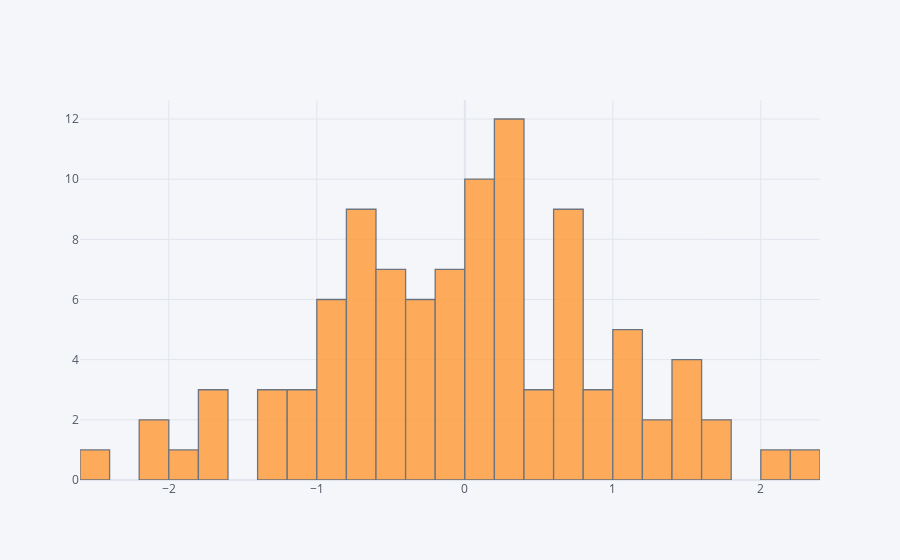

The code cell stored with this chart in its notebook:
### Markdown cell above
## histogram

### Code cell
df['A'].iplot(kind='hist',bins=25)

### Figure 1 — Plotly figure (JSON) as saved in the notebook; plotly's stock layout.template omitted (floating-point values rounded to 4 significant figures)
{"data": [{"histfunc": "count", "histnorm": "", "marker": {"color": "rgba(255, 153, 51, 1.0)", "line": {"color": "#4D5663", "width": 1.3}}, "name": "A", "nbinsx": 25, "opacity": 0.8, "orientation": "v", "type": "histogram", "x": [0.7143, 1.72, -0.6568, -0.3739, -0.3161, 0.3551, 0.3027, -0.2003, -0.7837, -0.8001, 0.514, 0.6479, -0.7212, 0.7194, -0.2163, -0.4805, -0.7148, 1.199, 0.3238, 0.3272, -1.242, -1.096, -2.145, -0.4095, -0.4532, -1.123, 1.535, 0.8082, 0.2029, 0.8792, 1.624, -1.69, 0.7172, 1.48, 0.1085, 0.2651, -0.4484, -0.8718, -1.673, 0.1576, 0.3231, -2.132, -1.921, 0.2923, 1.038, 0.04207, -0.6015, -0.7081, -0.1327, 2.29, -0.1742, 0.5964, 0.9915, -0.1579, 0.1589, 1.323, 0.7895, 0.364, -2.554, -0.9394, -0.8617, 0.7238, 2.061, -1.067, 1.485, -0.1754, -0.6586, 1.085, 0.09988, 0.267, -0.5086, -0.8953, -0.6681, 0.1744, -0.09705, -0.3952, 0.7244, 0.1933, 1.317, -0.502, 0.2141, -1.292, 0.6017, -0.165, 1.52, -0.6557, 1.17, 0.4213, 1.1, 0.1504, -0.997, -0.1055, 0.386, 0.08403, 0.1854, -1.295, -0.4213, 0.7619, -0.2346, -1.737]}], "layout": {"barmode": "overlay", "legend": {"bgcolor": "#F5F6F9", "font": {"color": "#4D5663"}}, "paper_bgcolor": "#F5F6F9", "plot_bgcolor": "#F5F6F9", "title": {"font": {"color": "#4D5663"}}, "xaxis": {"gridcolor": "#E1E5ED", "showgrid": true, "tickfont": {"color": "#4D5663"}, "title": {"font": {"color": "#4D5663"}, "text": ""}, "zerolinecolor": "#E1E5ED"}, "yaxis": {"gridcolor": "#E1E5ED", "showgrid": true, "tickfont": {"color": "#4D5663"}, "title": {"font": {"color": "#4D5663"}, "text": ""}, "zerolinecolor": "#E1E5ED"}}}
